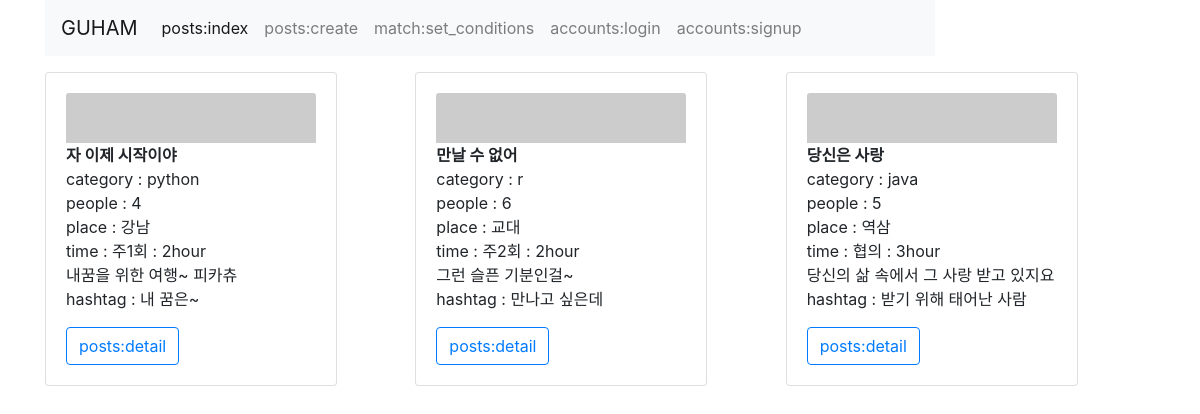
The app's page /posts/, older data.
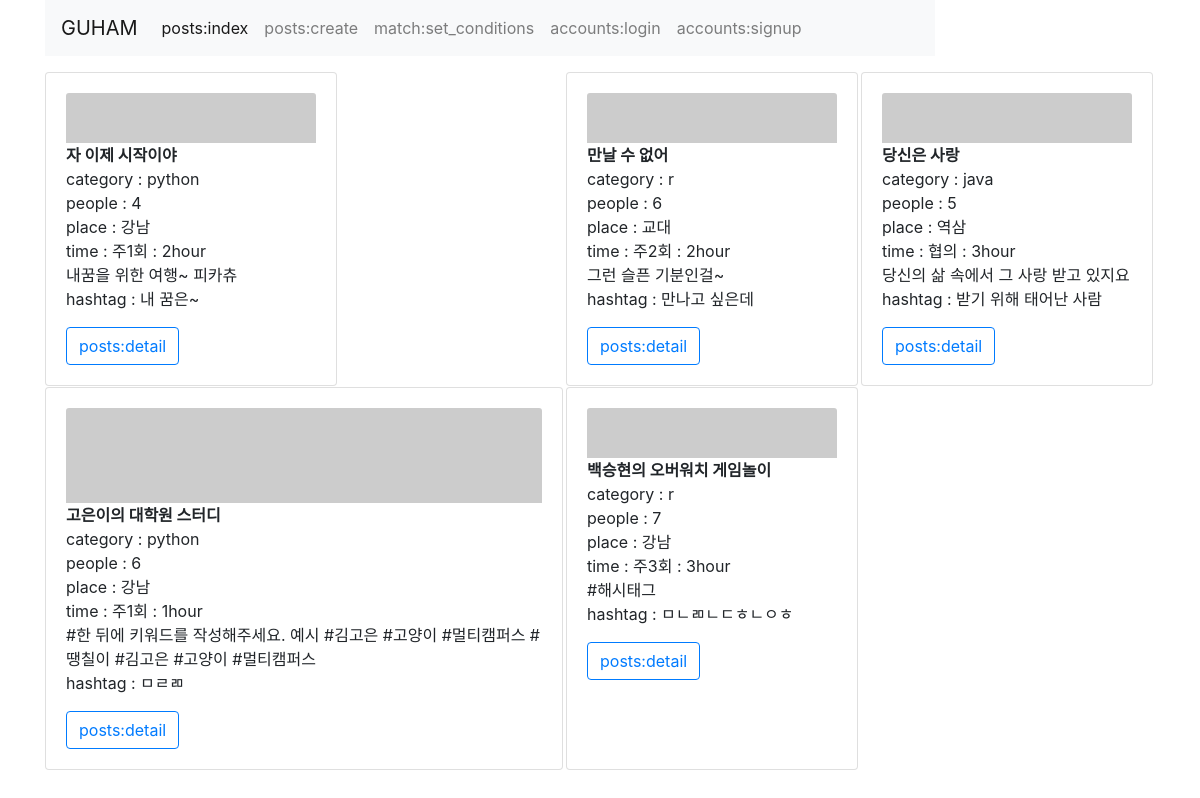
The same page, newer data.
### posts/models.py (models this page shows)
class Post(models.Model):
    title = models.CharField(max_length=50)
    study_category = models.CharField(max_length=10, choices=STUDY_CATEGORY)
    number_people = models.IntegerField()
    study_place = models.CharField(max_length=10, choices=STUDY_PLACE)
    study_day = models.CharField(max_length=10, choices=STUDY_DAY)
    study_time = models.CharField(max_length=10, choices=STUDY_TIME)
    content = models.TextField()
    summary = models.TextField()

### posts/views.py (the view)
# urls.py: path('', views.index, name='index'),  # 전체 글 보기
def index(request):
    posts = Post.objects.all()
    context = {
        'posts': posts
    }
    return render(request, 'posts/index.html', context)

### posts/templates/posts/index.html (shortened to what this page needs)
{% extends 'posts/base.html' %}
{% block body %}
{% for post in posts %}
<div class="container">
    <div class="row">
        {% include 'posts/_post.html' %}
    </div>
</div>
{% endfor %}
{% endblock %}

### posts/templates/posts/_post.html
{% load bootstrap4 %}
<div class="card">
    <div class="card-body">
        <img src="https://picsum.photos/id/{{ post.id }}/250/50" class="card-img-top">
        <p class="card-text"><strong>{{ post.title }}</strong>
            <br> category : {{ post.study_category }}
            <br>people : {{ post.number_people }}
            <br>place : {{ post.study_place }}
            <br>time : {{ post.study_day }} : {{ post.study_time }}
            <br>{{ post.content }}
            <br>hashtag : {{ post.summary }}
        </p>
        <a href="{% url 'posts:detail' post.id %}" class="btn btn-outline-primary">posts:detail</a>
    </div>
</div>

Row changes from the older to the newer data that the page shows:
added Post: title "고은이의 대학원 스터디", study_category "python", number_people "6", study_place "강남", study_day "주1회", study_time "1hour", content "#한 뒤에 키워드를 작성해주세요. 예시 #김고은 #고양이 #멀티캠퍼스 #땡칠이 #김고은 #고양이 #멀티캠퍼스", summary "ㅁㄹㄻ"
added Post: title "백승현의 오버워치 게임놀이", study_category "r", number_people "7", study_place "강남", study_day "주3회", study_time "3hour", content "#해시태그", summary "ㅁㄴㄻㄴㄷㅎㄴㅇㅎ"
